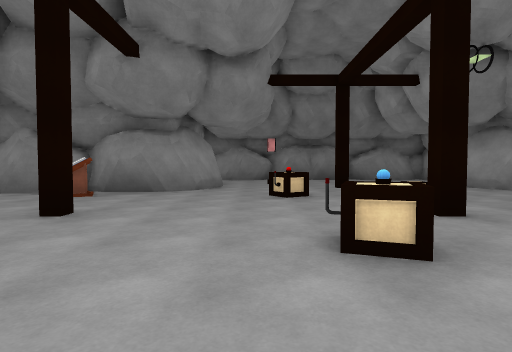
[1] (above)

18 first-person views from a walk through a 3-D level made in the Unity game engine. The camera is 1.3 m above the floor, tilts 2° down and sees 80° across. The floor is counted in squares, 2 m on a side. Each view is taken from the middle of a square. On the plan, view 1 faces up. The plan holds only what a view shows up to about 10 squares ahead; the rest is blank. The place goes on beyond the plan. The player character is not drawn. Surface patterns are stand-ins for the level's own textures.

[2]
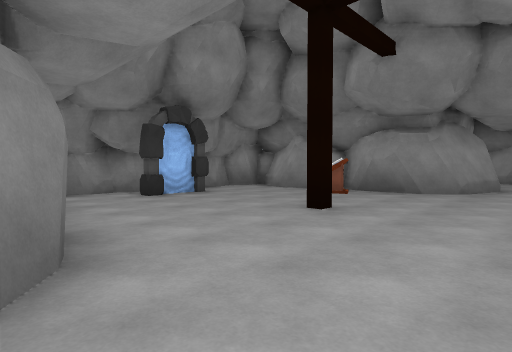

[3]
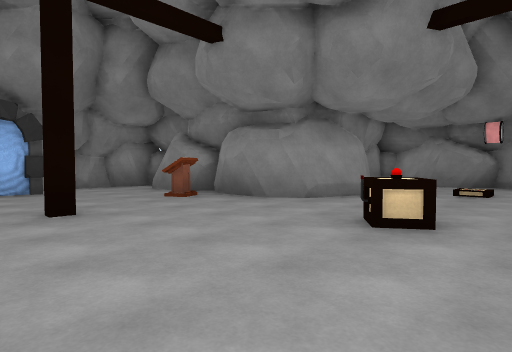

[4]
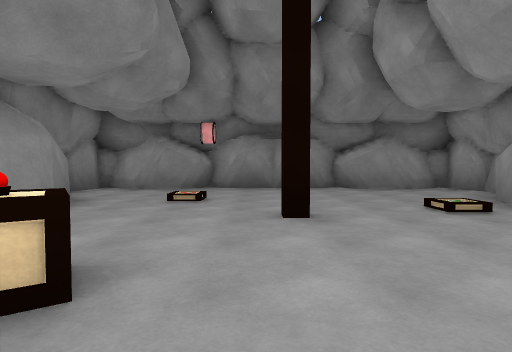

[5]
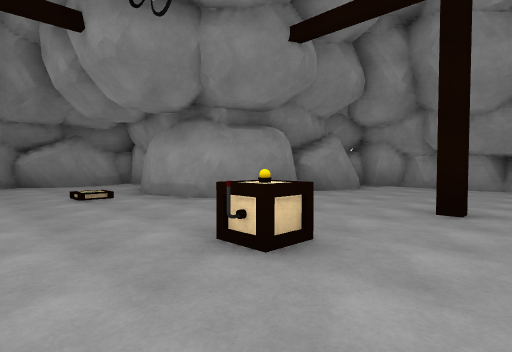

[6]
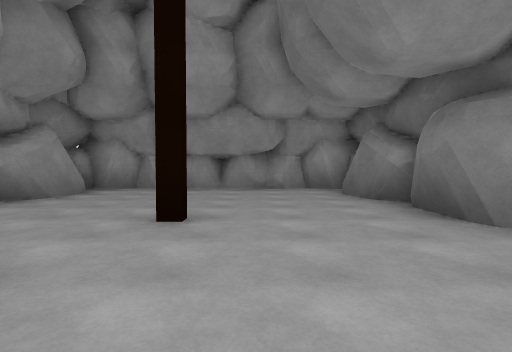

[7]
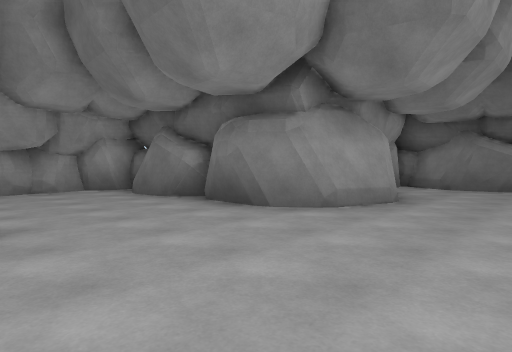

[8]
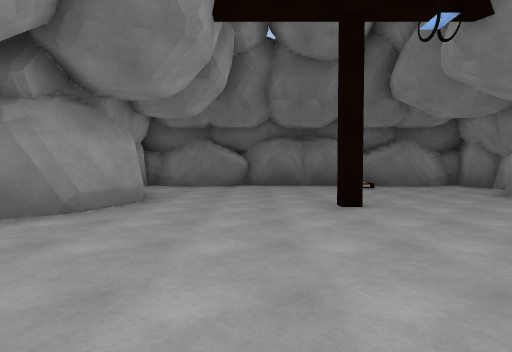

[9]
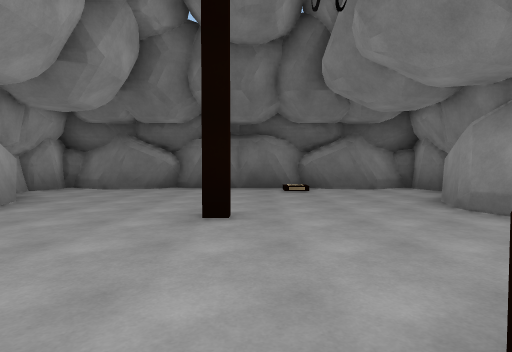

[10]
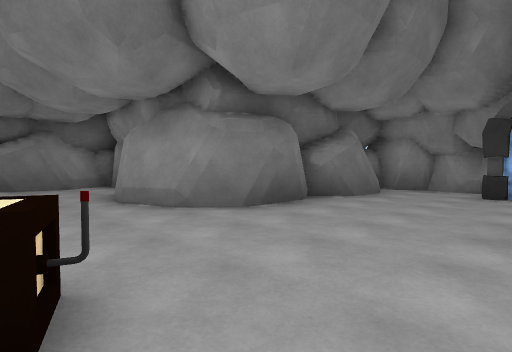

[11]
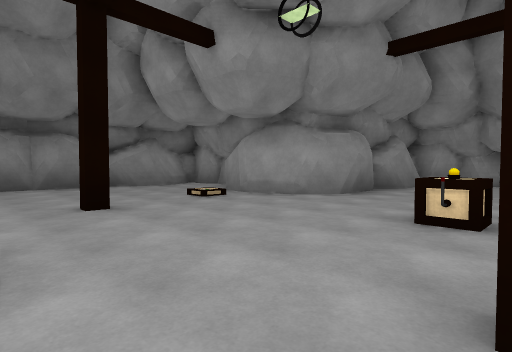

[12]
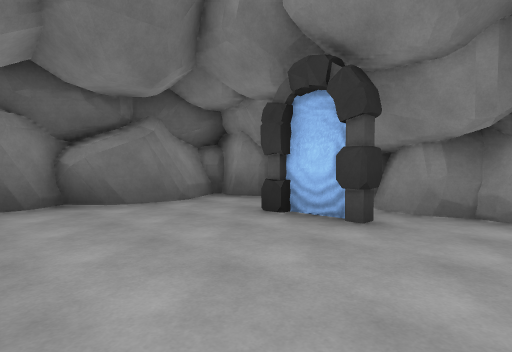

[13]
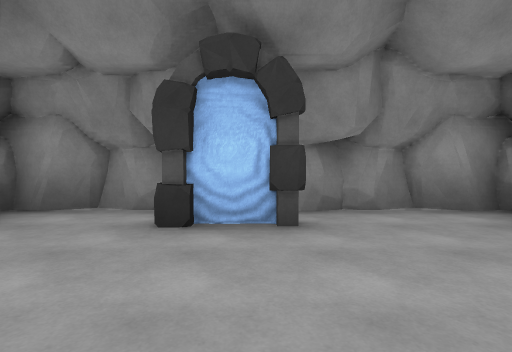

[14]
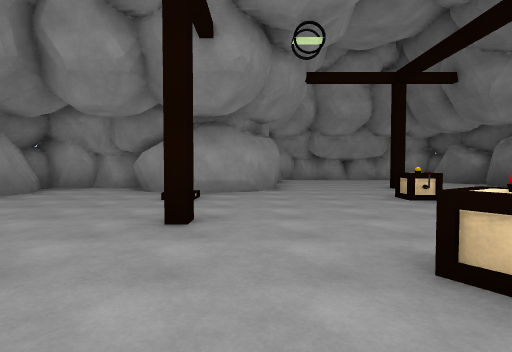

[15]
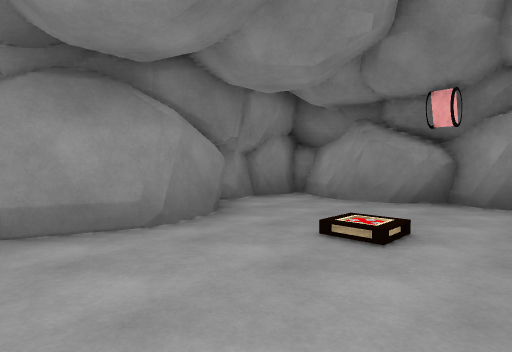

[16]
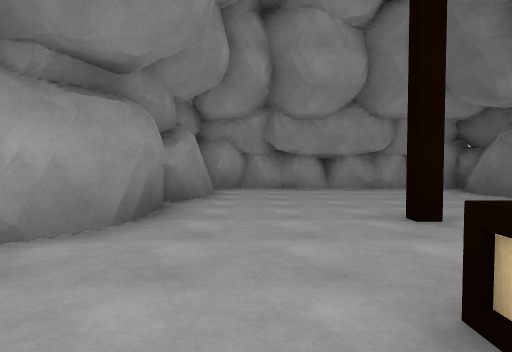

[17]
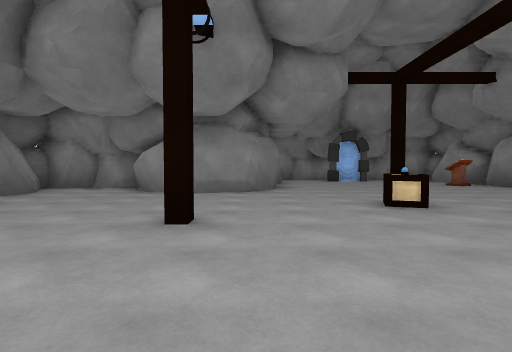

[18]
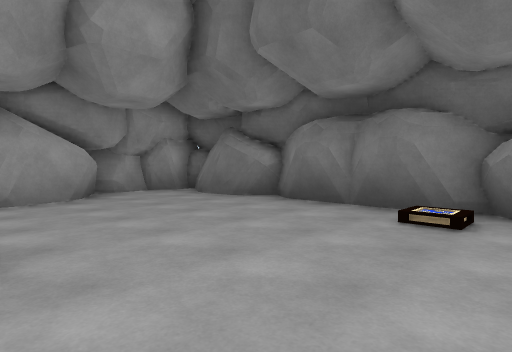

### Floor plan
Key: @ floor where view 1 was taken; # wall or solid block; . floor; / step, stairs or slope; O other object.
Columns run from 8 left of view 1 to 13 right of it. Each row starts with its distance up from view 1.
 14      ############
 13      #..........#
 12      #..........#
 11      ##../.....##
 10       #........#
  9       #....#...#
  8 #######........#######
  7 #.//#....O........//.#
  6 #...O...OO...O.......#
  5 #............O.......#
  4 #.O...#....#....#....#
  3 #.O......O...........#
  2 #........O...........#
  1 #.//..............//.#
  0 #######.@......#######
 -1       #....#...#
 -2       #........#
 -3      ##........##
 -4      #..........#
 -5      #.../......#
 -6      ############

Where each view was taken, in squares from view 1:
view 1: 0 up, 0 right, facing up
view 2: 0 up, 0 right, facing up-left
view 3: 3 up, 2 right, facing up-left
view 4: 5 up, 2 right, facing up
view 5: 3 up, 3 right, facing up-right
view 6: 3 up, 4 right, facing right
view 7: 4 up, 4 right, facing down-right
view 8: 4 up, 4 right, facing down
view 9: 3 up, 2 right, facing down
view 10: 4 up, 1 right, facing down-left
view 11: 4 up, 1 right, facing up-right
view 12: 6 up, 3 left, facing down-left
view 13: 4 up, 3 left, facing left
view 14: 8 up, 1 left, facing right
view 15: 8 up, 2 right, facing up-left
view 16: 6 up, 4 right, facing right
view 17: 0 up, 6 right, facing left
view 18: 1 down, 0 right, facing down-right
